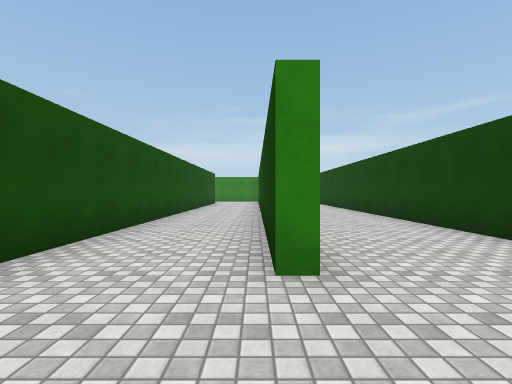
View 1 (above)

20 first-person views from a walk through a 3-D level made in the Unity game engine. The camera is 1.3 m above the floor, looks level and sees 85° across. The floor is counted in squares, 2 m on a side. Each view is taken from the middle of a square. On the plan, view 1 faces up. The plan holds only what a view shows up to about 9 squares ahead; the rest is blank. The place goes on beyond the plan. The player is left out. Door leaves are left out, so doorways stand open. Surface patterns are stand-ins for the level's own textures.

View 2
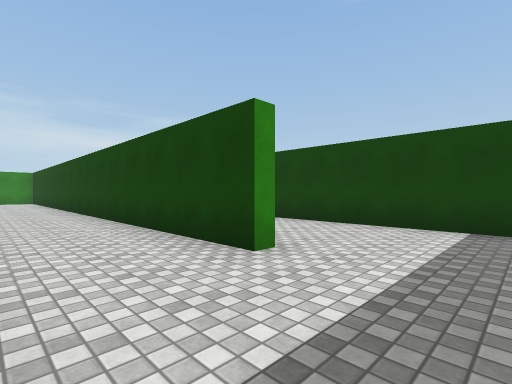

View 3
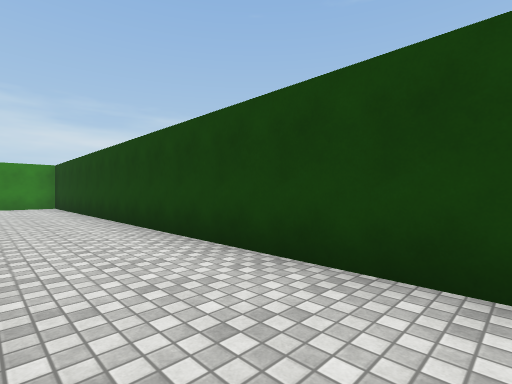

View 4
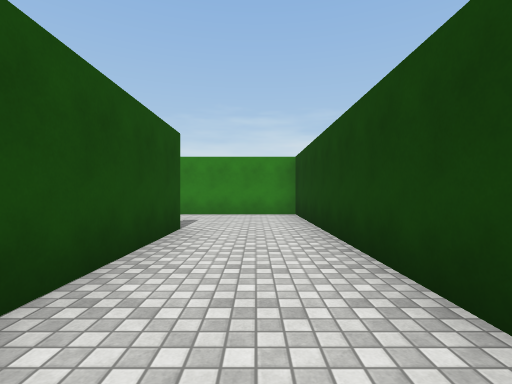

View 5
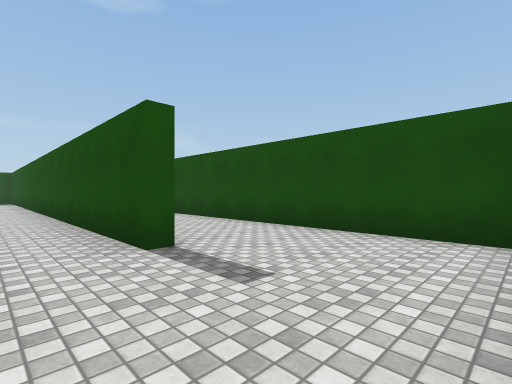

View 6
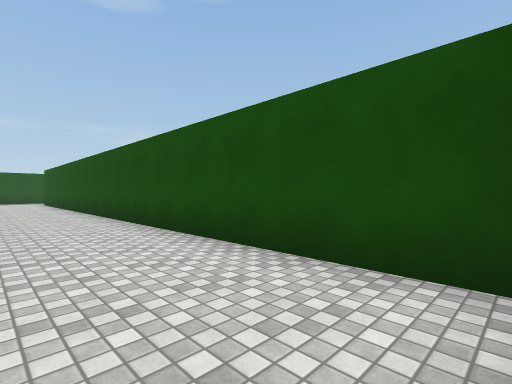

View 7
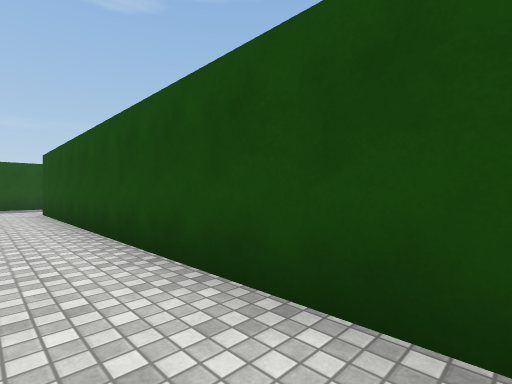

View 8
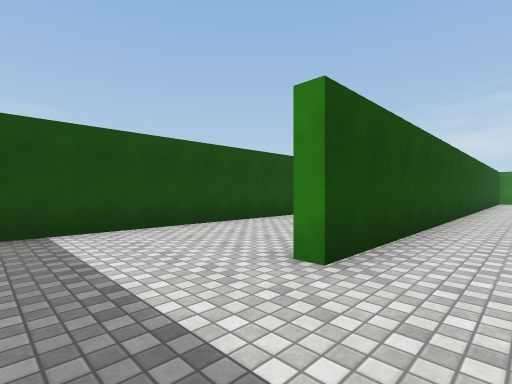

View 9
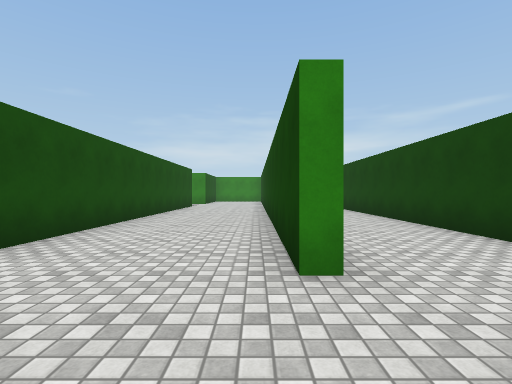

View 10
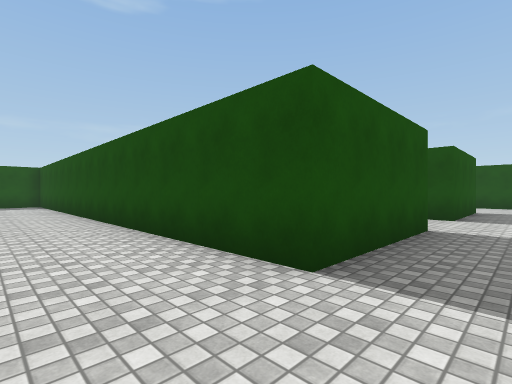

View 11
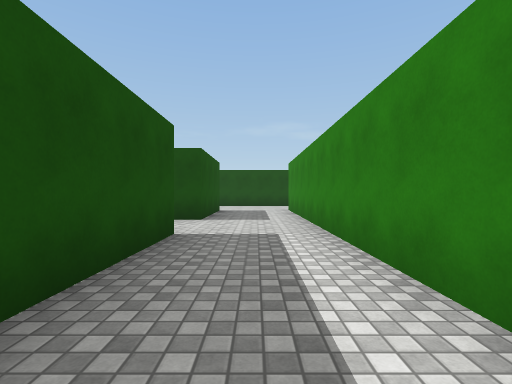

View 12
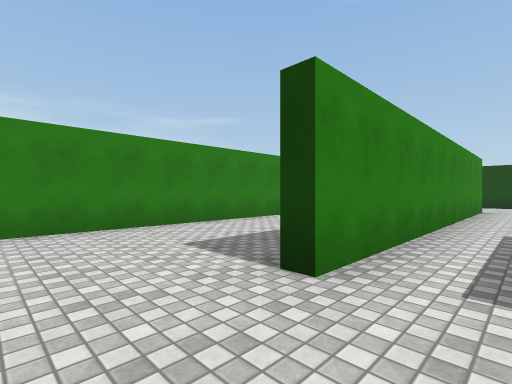

View 13
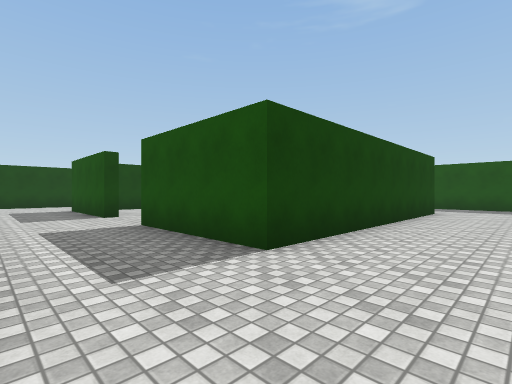

View 14
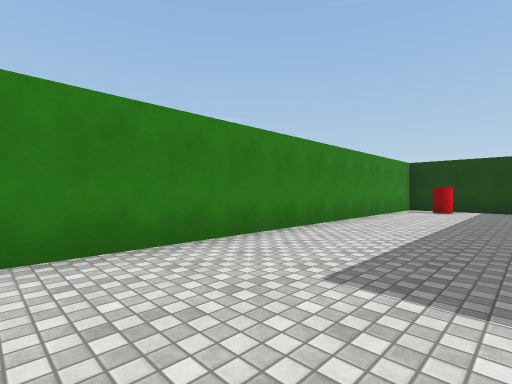

View 15
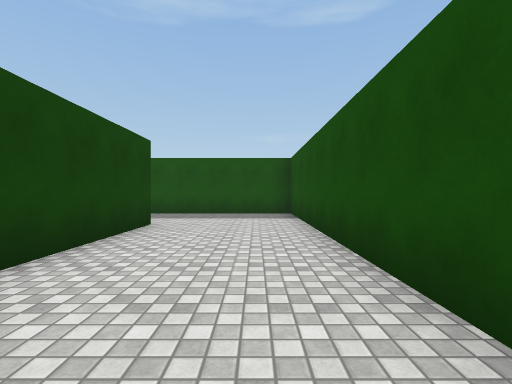

View 16
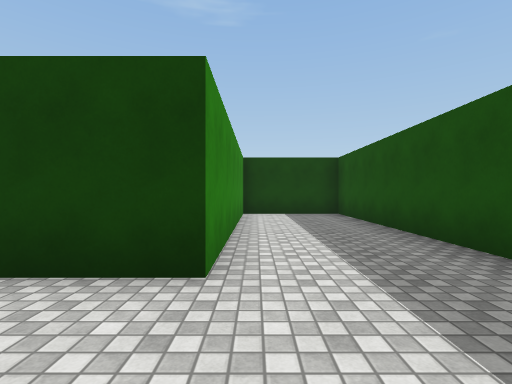

View 17
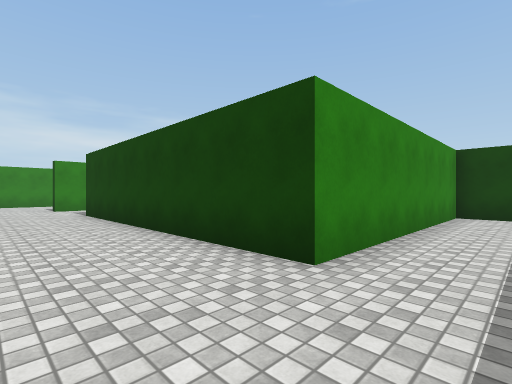

View 18
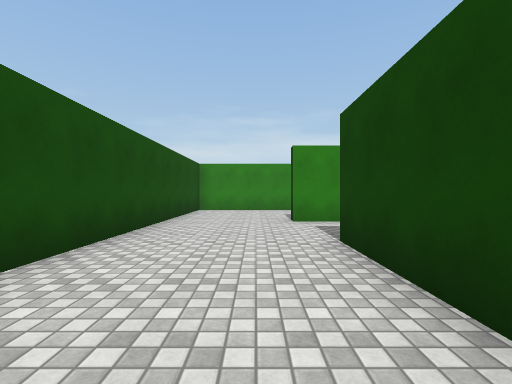

View 19
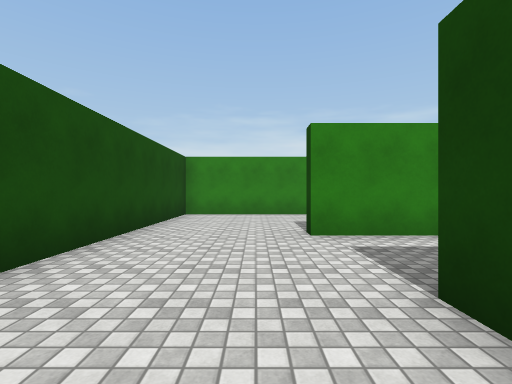

View 20
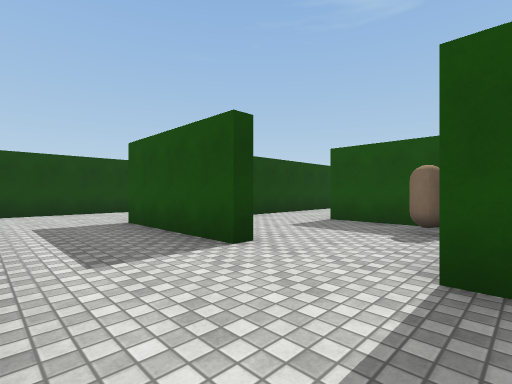

### Floor plan
Ten units are one square. View 1 is at (0, 0); x grows to the right and y downward. Boxes are objects, and circles mark ways between rooms. Rooms are numbered by the first view taken in them; rooms with no view inside come last. Other rooms are left out.
<svg viewBox="-216 -197 255 201">
<path fill="none" stroke="#000" d="M-57 -115 -57 -146M-124 -127 -89 -127 -89 -1M-88 -152 -182 -152M-27 -36 -27 -90M-28 -159 -23 -159 -23 -25M-53 -190 -53 -22 -57 -22 -57 -85M2 -21 2 -192 -32 -192M34 -1 34 -16M-211 -155 -211 -25 -117 -25 -117 -54 -179 -54 -179 -127 -145 -127M-182 -152 -182 -156M-105 -192 -211 -192 -211 -155M-91 -164 -91 -179M-134 -90 -115 -90M-145 -127 -145 -120"/>
<rect x="-105" y="-185" width="10" height="10" fill="#bbb"><title>barrel</title></rect>
<rect x="-145" y="-105" width="10" height="10" fill="#bbb"><title>capsule</title></rect>
<circle cx="-195" cy="-160" r="3" fill="#2a7"/>
<circle cx="-135" cy="-130" r="3" fill="#2a7"/>
<text x="-80" y="-90">1</text>
<text x="-150" y="-180">2</text>
<text x="-120" y="-110">3</text>
</svg>
Room 1 opens to room 2. Room 1 opens to room 3.

Where each view was taken, in squares from view 1:
view 1: 0 up, 0 right, facing up
view 2: 0 up, 2 left, facing up-right
view 3: 6 up, 2 left, facing up-right
view 4: 11 up, 1 left, facing up
view 5: 19 up, 1 left, facing down-left
view 6: 19 up, 3 left, facing down-left
view 7: 12 up, 4 left, facing down-left
view 8: 0 up, 4 left, facing up-left
view 9: 0 up, 6 left, facing up
view 10: 14 up, 7 left, facing down-left
view 11: 14 up, 8 left, facing left
view 12: 14 up, 20 left, facing up-right
view 13: 15 up, 20 left, facing down-right
view 14: 16 up, 20 left, facing up-right
view 15: 11 up, 20 left, facing down
view 16: 5 up, 20 left, facing right
view 17: 4 up, 20 left, facing up-right
view 18: 9 up, 19 left, facing up
view 19: 11 up, 19 left, facing up
view 20: 15 up, 15 left, facing down-right
